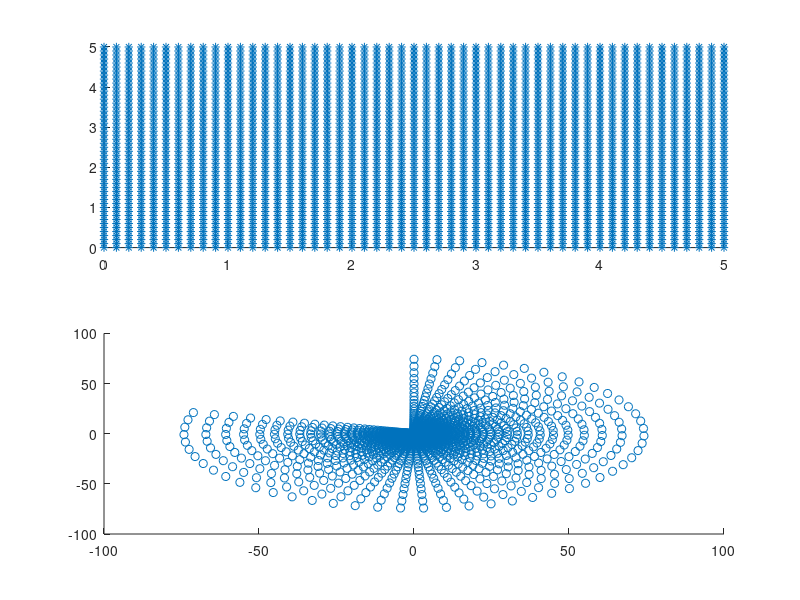

Recreate this plot in MATLAB.
clear

[X,Y] = meshgrid(0:0.1:5);

Z = X+1i*Y;
tz1 = sin(Z);

subplot(2,1,1)
scatter(X(:),Y(:),'*')
subplot(2,1,2)
scatter(real(tz1(:)),imag(tz1(:)) );
